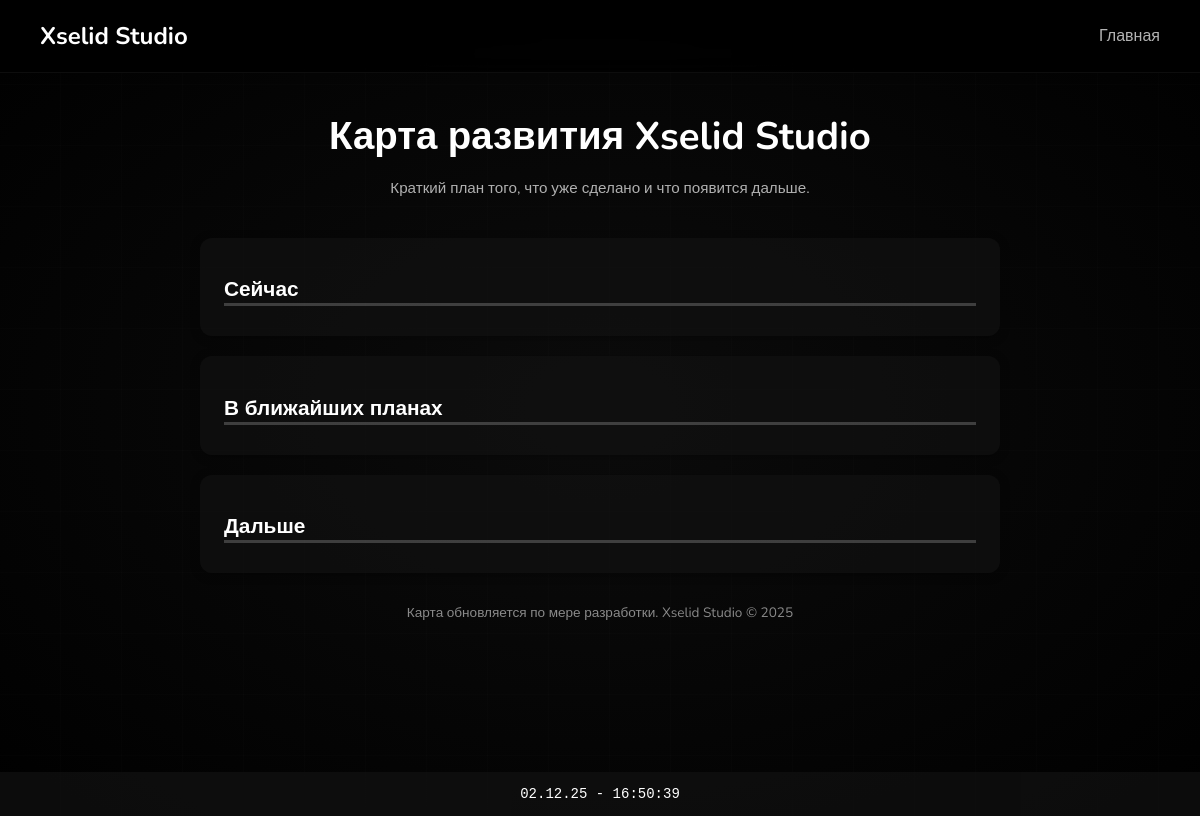
Page /map/ on the earlier database version.
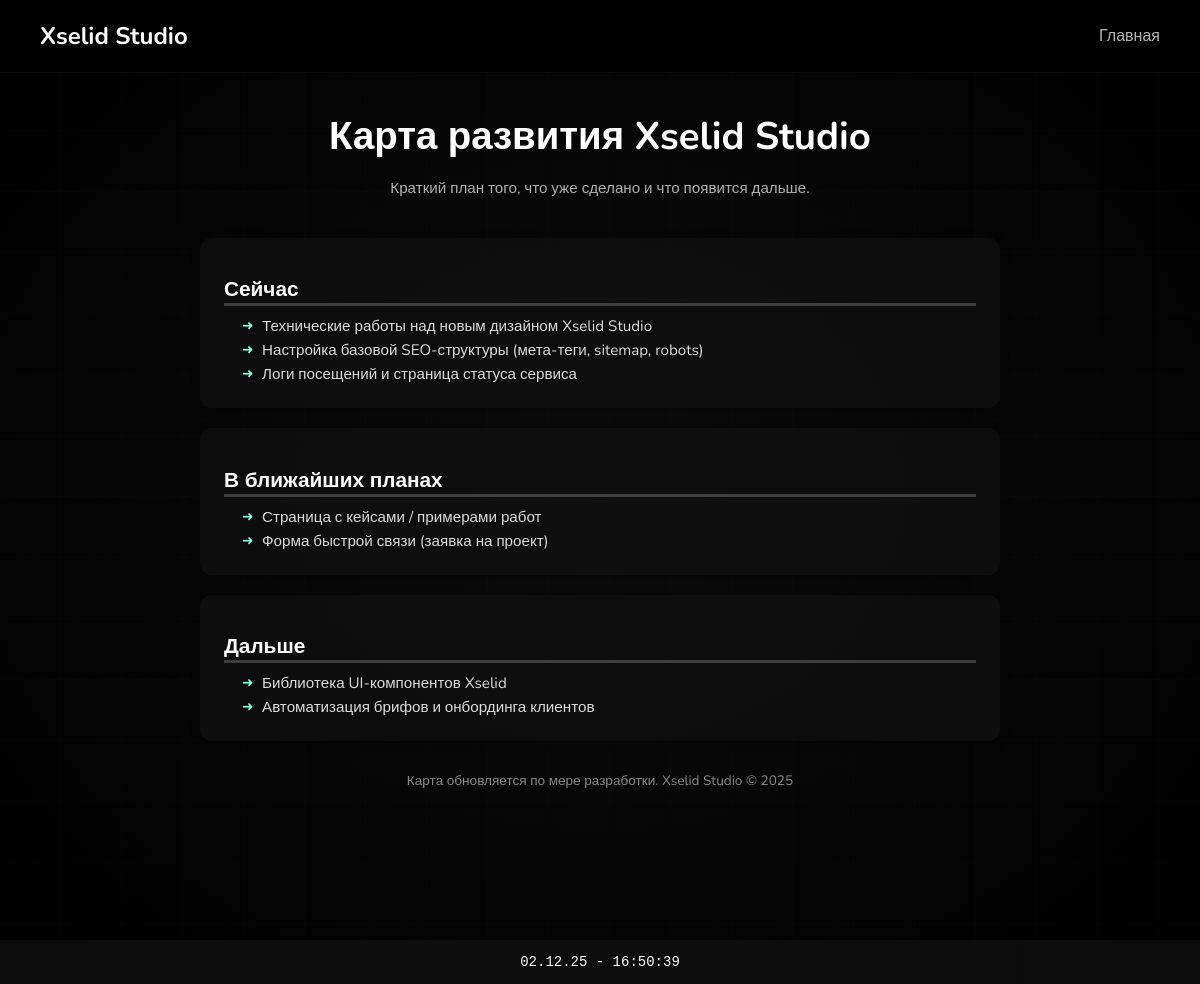
Same page on the later database version.
### home/models.py (models this page shows, shortened)
class RoadmapItem(models.Model):
    SECTION_CHOICES = [
        ("now", "Сейчас"),
        ("soon", "В ближайших планах"),
        ("later", "Дальше"),
    ]
    section = models.CharField(
        "Раздел",
        max_length=20,
        choices=SECTION_CHOICES,
        default="now",
    )
    text = models.CharField("Описание пункта", max_length=255)
    position = models.PositiveIntegerField("Порядок", default=0)
    is_active = models.BooleanField("Показывать", default=True)
    created_at = models.DateTimeField("Создано", auto_now_add=True)
    class Meta:
        ordering = ["section", "position", "id"]
        verbose_name = "Пункт дорожной карты"
        verbose_name_plural = "Пункты дорожной карты"

### home/views.py (the view)
# urls.py: path('map/', map_view, name='map'),
def map_view(request):
    sections_map = {
        "now": {"title": "Сейчас", "items": []},
        "soon": {"title": "В ближайших планах", "items": []},
        "later": {"title": "Дальше", "items": []},
    }
    for item in RoadmapItem.objects.filter(is_active=True).order_by(
        "section", "position", "id"
    ):
        sections_map[item.section]["items"].append(item.text)
    roadmap_sections = [
        sections_map["now"],
        sections_map["soon"],
        sections_map["later"],
    ]
    context = {
        "roadmap_sections": roadmap_sections,
        "year": datetime.now().year,
    }
    return render(request, "home/map.html", context)

### home/templates/home/map.html (shortened to what this page needs)
{% extends "home/base.html" %}
{% load static %}
{% block extra_css %}
<link rel="stylesheet" href="{% static 'css/style.css' %}">
<link rel="stylesheet" href="{% static 'css/roadmap.css' %}">
{% endblock %}
{% block content %}
<div class="map-container">
    <div class="map-header" data-aos="fade-up">
        <h1>Карта развития Xselid Studio</h1>
        <p>Краткий план того, что уже сделано и что появится дальше.</p>
    </div>
    {% for section in roadmap_sections %}
    <section class="map-section" data-aos="fade-up" data-aos-delay="{{ forloop.counter0|add:1 }}00">
        <h2>{{ section.title }}</h2>
        <ul>
            {% for item in section.items %}
            <li>{{ item }}</li>
            {% endfor %}
        </ul>
    </section>
    {% endfor %}
    <div class="map-note" data-aos="fade-up" data-aos-delay="500">
        <p>Карта обновляется по мере разработки. Xselid Studio © {{ year }}</p>
    </div>
</div>
{% endblock %}

Differences in the rows shown:
added RoadmapItem: section "Технические работы над новым дизайном Xselid Studio"
added RoadmapItem: section "Настройка базовой SEO-структуры (мета-теги, sitemap, robots)"
added RoadmapItem: section "Логи посещений и страница статуса сервиса"
added RoadmapItem: section "Страница с кейсами / примерами работ"
added RoadmapItem: section "Форма быстрой связи (заявка на проект)"
added RoadmapItem: section "Библиотека UI-компонентов Xselid"
added RoadmapItem: section "Автоматизация брифов и онбординга клиентов"
